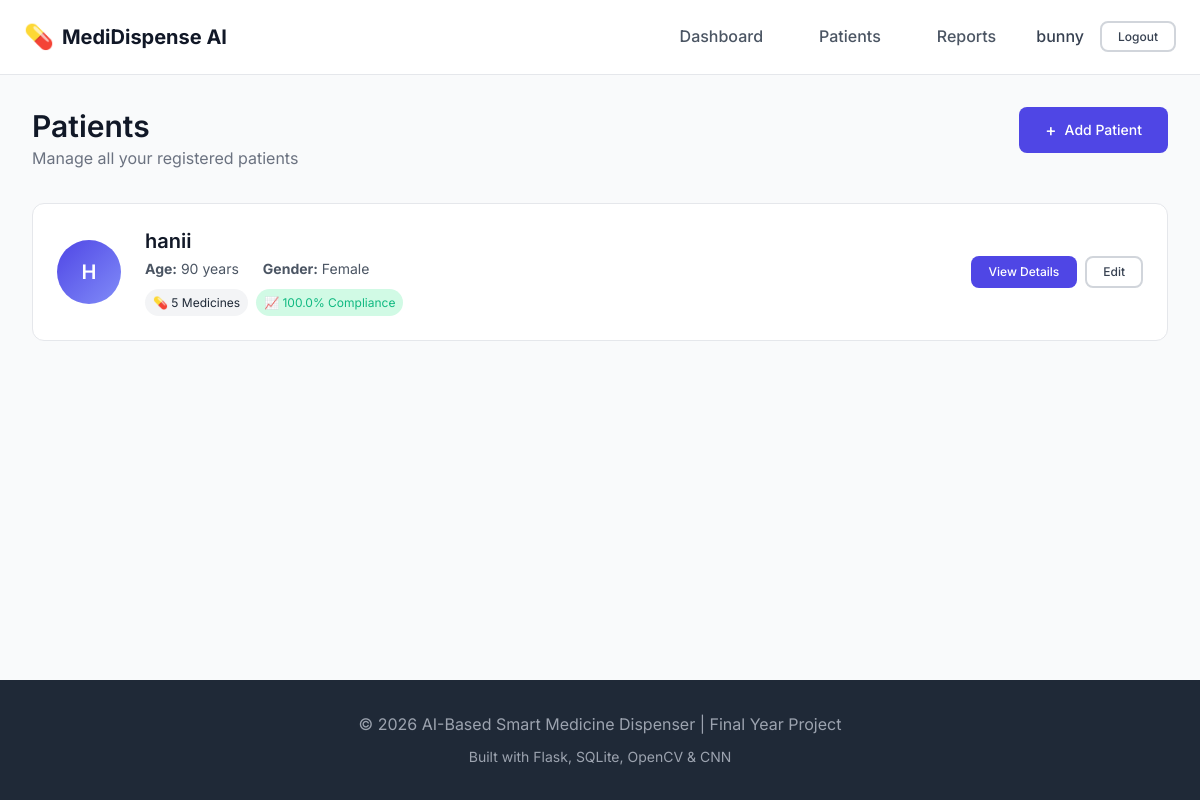
The app's page /caretaker/patients (signed in) with its own data.
### models/caretaker.py (models this page shows, shortened)
class Caretaker(UserMixin, db.Model):
    __tablename__ = 'caretakers'
    id = db.Column(db.Integer, primary_key=True)
    name = db.Column(db.String(100), nullable=False)
    email = db.Column(db.String(120), unique=True, nullable=False)
    password_hash = db.Column(db.String(256), nullable=False)
    phone = db.Column(db.String(20), nullable=True)
    created_at = db.Column(db.DateTime, default=datetime.utcnow)
    patients = db.relationship('Patient', backref='caretaker', lazy='dynamic')

### models/patient.py (models this page shows, shortened)
class Patient(db.Model):
    __tablename__ = 'patients'
    id = db.Column(db.Integer, primary_key=True)
    caretaker_id = db.Column(db.Integer, db.ForeignKey('caretakers.id'), nullable=False)
    name = db.Column(db.String(100), nullable=False)
    age = db.Column(db.Integer, nullable=False)
    gender = db.Column(db.String(10), nullable=False)  # Male, Female, Other
    medical_conditions = db.Column(db.Text, nullable=True)
    pin_code = db.Column(db.String(6), nullable=True)  # Simple PIN for patient login
    photo_path = db.Column(db.String(255), nullable=True)
    created_at = db.Column(db.DateTime, default=datetime.utcnow)
    is_active = db.Column(db.Boolean, default=True)
    medicines = db.relationship('Medicine', backref='patient', lazy='dynamic')
    schedules = db.relationship('Schedule', backref='patient', lazy='dynamic')
    logs = db.relationship('Log', backref='patient', lazy='dynamic')
    def get_compliance_rate(self, days=7):
        from datetime import date, timedelta
        from models.schedule import Schedule
        start_date = date.today() - timedelta(days=days)
        total = Schedule.query.filter(
            Schedule.patient_id == self.id,
            Schedule.scheduled_date >= start_date
        ).count()
        if total == 0:
            return 100.0

### routes/caretaker.py (the view)
@caretaker_bp.route('/patients')
@login_required
def patients():
    patients = Patient.query.filter_by(caretaker_id=current_user.id, is_active=True).order_by(Patient.name).all()
    return render_template('caretaker/patients.html', patients=patients)

### templates/caretaker/patients.html (shortened to what this page needs)
{% extends 'base.html' %}
{% block content %}
<div class="page-container">
    <div class="page-header">
        <div>
            <h1>Patients</h1>
            <p class="text-muted">Manage all your registered patients</p>
        </div>
        <a href="{{ url_for('caretaker.add_patient') }}" class="btn btn-primary">
            <span class="btn-icon">+</span> Add Patient
        </a>
    </div>
    {% if patients %}
    <div class="patients-list">
        {% for patient in patients %}
        <div class="patient-row {% if not patient.is_active %}inactive{% endif %}">
            <div class="patient-avatar large">
                {{ patient.name[0].upper() }}
            </div>
            <div class="patient-details">
                <h3>{{ patient.name }}</h3>
                <div class="patient-meta">
                    <span><strong>Age:</strong> {{ patient.age }} years</span>
                    <span><strong>Gender:</strong> {{ patient.gender }}</span>
                </div>
                <div class="patient-stats">
                    <span class="stat-pill">
                        💊 {{ patient.medicines.filter_by(is_active=True).count() }} Medicines
                    </span>
                    <span class="stat-pill success">
                        📈 {{ patient.get_compliance_rate() }}% Compliance
                    </span>
                </div>
            </div>
            <div class="patient-actions">
                <a href="{{ url_for('caretaker.patient_detail', id=patient.id) }}" class="btn btn-primary btn-sm">
                    View Details
                </a>
                <a href="{{ url_for('caretaker.edit_patient', id=patient.id) }}" class="btn btn-outline btn-sm">
                    Edit
                </a>
            </div>
        </div>
        {% endfor %}
    </div>
    {% endif %}
</div>
{% endblock %}

### templates/base.html (shortened to what this page needs)
<!DOCTYPE html>
<html lang="en">
<head>
    <link rel="stylesheet" href="{{ url_for('static', filename='css/style.css') }}">
</head>
<body>
    <nav class="navbar">
        <div class="nav-container">
            <a href="{{ url_for('main.index') }}" class="nav-brand">
                <span class="nav-icon">💊</span>
                <span class="nav-title">MediDispense AI</span>
            </a>
            <div class="nav-links">
                {% if current_user.is_authenticated %}
                    <a href="{{ url_for('caretaker.dashboard') }}" class="nav-link">Dashboard</a>
                    <a href="{{ url_for('caretaker.patients') }}" class="nav-link">Patients</a>
                    <a href="{{ url_for('caretaker.reports') }}" class="nav-link">Reports</a>
                    <div class="nav-user">
                        <span class="user-name">{{ current_user.name }}</span>
                        <a href="{{ url_for('caretaker.logout') }}" class="btn btn-outline btn-sm">Logout</a>
                    </div>
                {% else %}
                    <a href="{{ url_for('patient.login') }}" class="nav-link">Patient Portal</a>
                    <a href="{{ url_for('caretaker.login') }}" class="btn btn-primary btn-sm">Caretaker Login</a>
                {% endif %}
            </div>
        </div>
    </nav>
    <main class="main-content">
        {% block content %}{% endblock %}
    </main>
    <footer class="footer">
        <div class="footer-content">
            <p>&copy; 2026 AI-Based Smart Medicine Dispenser | Final Year Project</p>
            <p class="footer-tech">Built with Flask, SQLite, OpenCV & CNN</p>
        </div>
    </footer>
</body>
</html>

### records on screen
Caretaker: name "bunny"
Patient: name "H", name "hanii", age "90", gender "Female", medicines.filter_by "5", get_compliance_rate "100.0"
